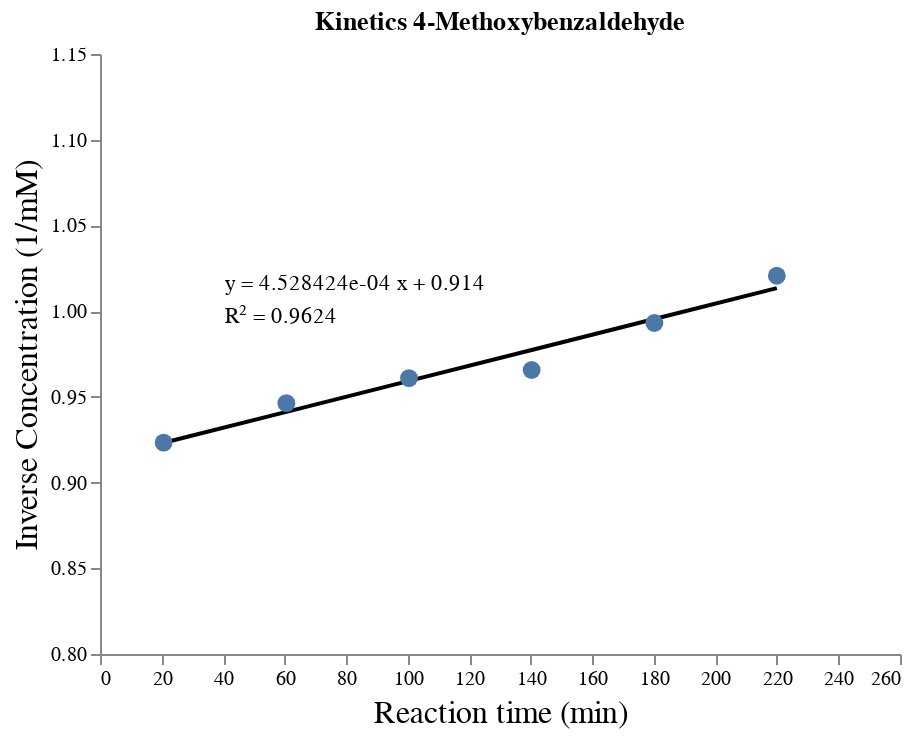

The cell this chart's notebook holds for it:
### Code cell
plot_reaction_data(ome_reaction, "Kinetics 4-Methoxybenzaldehyde")

### Figure 1 — Vega-Lite specification as saved in the notebook (floating-point values rounded to 4 significant figures)
{"config": {"view": {"continuousWidth": 400, "continuousHeight": 300, "strokeWidth": 0}, "axis": {"grid": false, "titleFontSize": 16, "titleFontWeight": "normal"}}, "layer": [{"data": {"name": "data-d8b7ffe410c9afb2dfa60ba64498bd1b"}, "mark": {"type": "line", "color": "black"}, "encoding": {"x": {"type": "quantitative", "field": "x", "scale": {"domain": [18.62, 242.0]}}, "y": {"type": "quantitative", "field": "y", "scale": {"domain": [0.8309, 1.123]}}}}, {"data": {"name": "data-d05bf5388be11f4ce86e22088162e08a"}, "mark": {"type": "circle", "opacity": 1, "size": 80}, "encoding": {"tooltip": [{"type": "quantitative", "field": "x", "title": "Reaction time (min)"}, {"type": "quantitative", "field": "y", "title": "Inverse Concentration (1/mM)"}], "x": {"type": "quantitative", "axis": {"title": "Reaction time (min)"}, "field": "x"}, "y": {"type": "quantitative", "axis": {"title": "Inverse Concentration (1/mM)"}, "field": "y"}}, "selection": {"selector127": {"type": "interval", "bind": "scales", "encodings": ["x", "y"]}}, "title": "Kinetics 4-Methoxybenzaldehyde"}, {"data": {"name": "data-4defadf56809069c011db6152e2ff6b5"}, "mark": {"type": "text", "align": "left", "text": "y = 4.528424e-04 x + 0.914"}, "encoding": {"x": {"type": "quantitative", "field": "x"}, "y": {"type": "quantitative", "field": "y"}}}, {"data": {"name": "data-ddaf0d4ec68b646fda18451fd92e8bbf"}, "mark": {"type": "text", "align": "left", "text": "R² = 0.9624"}, "encoding": {"x": {"type": "quantitative", "field": "x"}, "y": {"type": "quantitative", "field": "y"}}}], "$schema": "https://vega.github.io/schema/vega-lite/v4.8.1.json", "datasets": {"data-d8b7ffe410c9afb2dfa60ba64498bd1b": [{"x": 20.68, "y": 0.9232}, {"x": 60.57, "y": 0.9413}, {"x": 100.4, "y": 0.9593}, {"x": 140.3, "y": 0.9774}, {"x": 180.2, "y": 0.9954}, {"x": 220.0, "y": 1.013}], "data-d05bf5388be11f4ce86e22088162e08a": [{"x": 20.68, "y": 0.9233}, {"x": 60.57, "y": 0.9463}, {"x": 100.4, "y": 0.961}, {"x": 140.3, "y": 0.9657}, {"x": 180.2, "y": 0.9931}, {"x": 220.0, "y": 1.021}], "data-4defadf56809069c011db6152e2ff6b5": [{"x": 40.61, "y": 1.016}], "data-ddaf0d4ec68b646fda18451fd92e8bbf": [{"x": 40.61, "y": 0.9963}]}}
